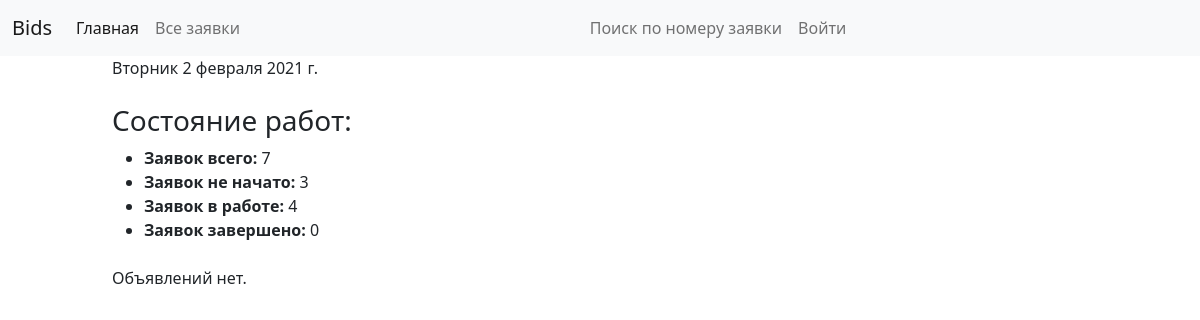
The app's page /system/, older data.
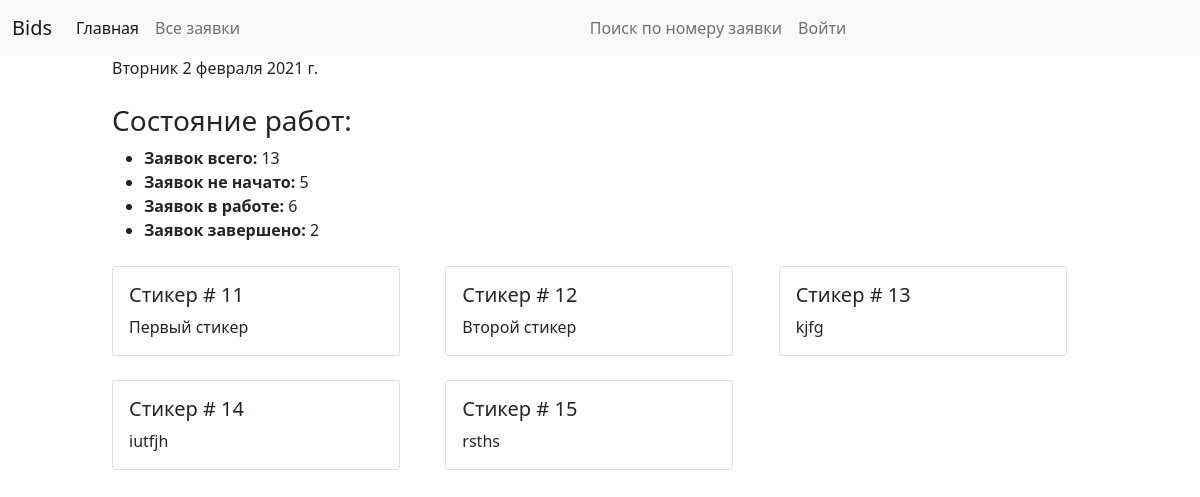
The same page, newer data.
### system/models.py (models this page shows)
class Sticker(models.Model):
    text = models.CharField(max_length=200, verbose_name="Текст объявления")
    date_creation = models.DateTimeField(null=True, verbose_name="Дата создания")
    STATUS = (
        ('v', 'visible'),
        ('h', 'hidden'),
            )
    status = models.CharField(max_length=1, choices=STATUS, default='v', verbose_name="Статус")
    def __str__(self):
        return self.text
    class Meta:
        verbose_name_plural = "Объявления"
        verbose_name = "Объявление"

### system/views.py (the view)
# urls.py: path('', views.index,  name='index'),
def index(request):
    num_bids=Bid.objects.all().count()
    num_bids_a=Bid.objects.all().filter(status='a').count()
    num_bids_w=Bid.objects.all().filter(status='w').count()
    num_bids_f=Bid.objects.all().filter(status='f').count()
    all_stickers = Sticker.objects.all().filter(status='v')
    return render(
        request,
        'index.html',
        context={'num_bids': num_bids, 'num_bids_a': num_bids_a, 'num_bids_w': num_bids_w, 'num_bids_f': num_bids_f, 'all_stickers': all_stickers},
    )

### system/templates/index.html (shortened to what this page needs)
{% extends "base_generic.html" %}
{% block content %}
<div class="bd-content col-sm-4 my-md-4">
<h3>Состояние работ:</h3>
  <ul>
    <li><strong>Заявок всего:</strong> {{ num_bids }}</li>
    <li><strong>Заявок не начато:</strong> {{ num_bids_a }}</li>
    <li><strong>Заявок в работе:</strong> {{ num_bids_w }}</li>
    <li><strong>Заявок завершено:</strong> {{ num_bids_f }}</li>
  </ul>
</div>
{% if all_stickers %}
<div class="row row-cols-1 row-cols-md-3 g-4">
{% for sticker in all_stickers %}
<div class="col-sm-3">
<div class="card" style="width: 18rem;">
  <div class="card-body">
    <h5 class="card-title">Стикер # {{ sticker.id }}</h5>
    <p class="card-text">{{ sticker }}</p>
  </div>
</div>
</div>
{% endfor %}
</div>
{% else %}
      <p>Объявлений нет.</p>
{% endif %}
{% endblock %}

Row changes from the older to the newer data that the page shows:
added Sticker: id "11", text "Первый стикер"
added Sticker: id "12", text "Второй стикер"
added Sticker: id "13", text "kjfg"
added Sticker: id "14", text "iutfjh"
added Sticker: id "15", text "rsths"
Text that changed along with them:
{{ num_bids }}: "7" → "13"
{{ num_bids_a }}: "3" → "5"
{{ num_bids_w }}: "4" → "6"
{{ num_bids_f }}: "0" → "2"
text no longer shown: "Объявлений нет."
